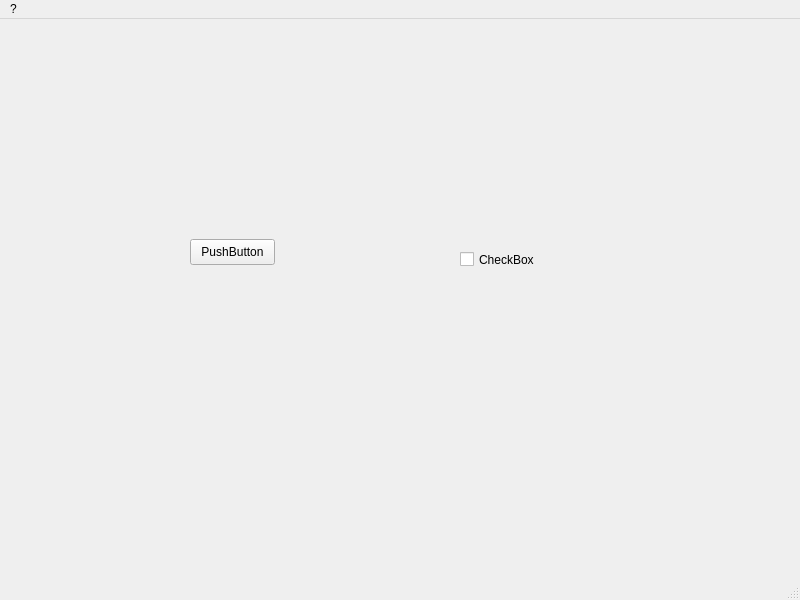
<?xml version="1.0" encoding="UTF-8"?>
<ui version="4.0">
 <class>MainWindow</class>
 <widget class="QMainWindow" name="MainWindow">
  <property name="geometry">
   <rect>
    <x>0</x>
    <y>0</y>
    <width>800</width>
    <height>600</height>
   </rect>
  </property>
  <property name="windowTitle">
   <string>MainWindow</string>
  </property>
  <widget class="QWidget" name="centralwidget">
   <widget class="QPushButton" name="pushButton">
    <property name="geometry">
     <rect>
      <x>190</x>
      <y>220</y>
      <width>85</width>
      <height>26</height>
     </rect>
    </property>
    <property name="text">
     <string>PushButton</string>
    </property>
   </widget>
   <widget class="QCheckBox" name="checkBox">
    <property name="geometry">
     <rect>
      <x>460</x>
      <y>230</y>
      <width>91</width>
      <height>21</height>
     </rect>
    </property>
    <property name="text">
     <string>CheckBox</string>
    </property>
   </widget>
  </widget>
  <widget class="QMenuBar" name="menubar">
   <property name="geometry">
    <rect>
     <x>0</x>
     <y>0</y>
     <width>800</width>
     <height>25</height>
    </rect>
   </property>
   <widget class="QMenu" name="menu">
    <property name="title">
     <string>?</string>
    </property>
    <addaction name="action_propos"/>
   </widget>
   <addaction name="menu"/>
  </widget>
  <widget class="QStatusBar" name="statusbar"/>
  <action name="action_propos">
   <property name="text">
    <string>À propos</string>
   </property>
  </action>
 </widget>
 <resources/>
 <connections/>
</ui>
